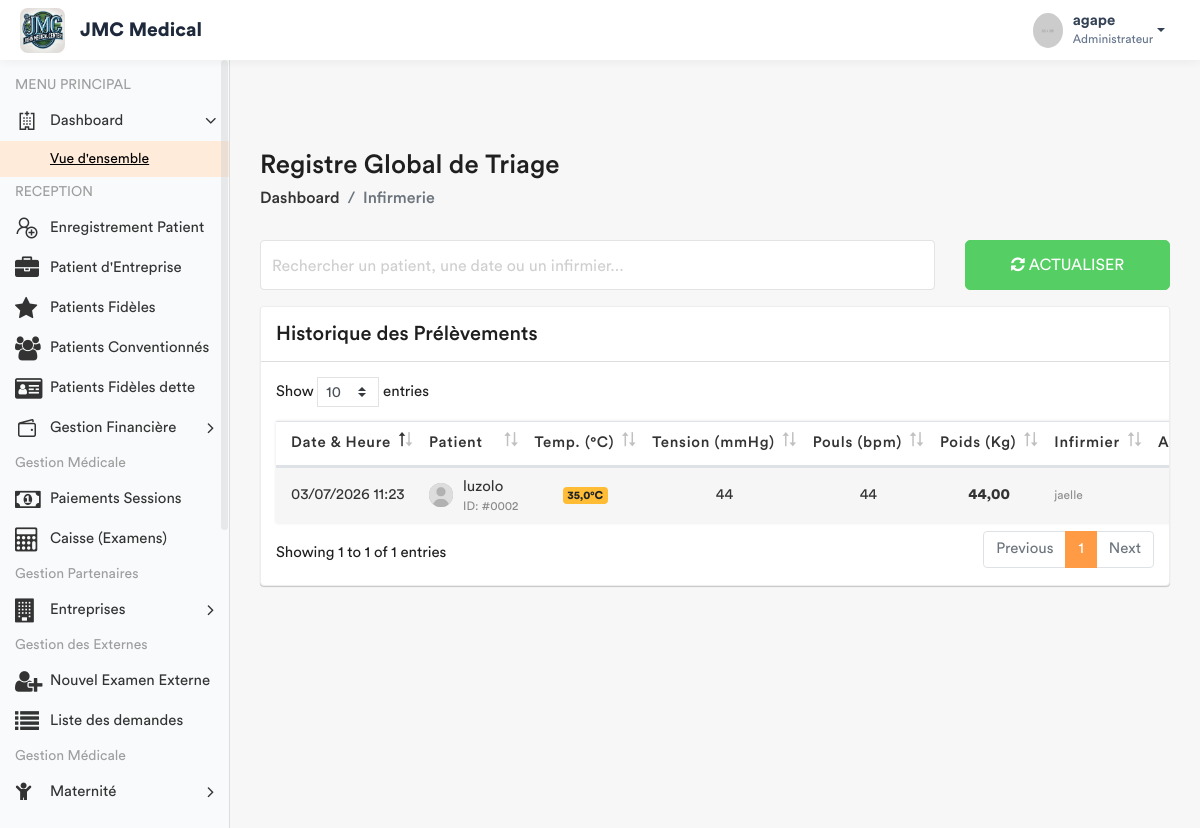
The page /infirmerie/registre-global/ (signed in) on the database as committed earlier.
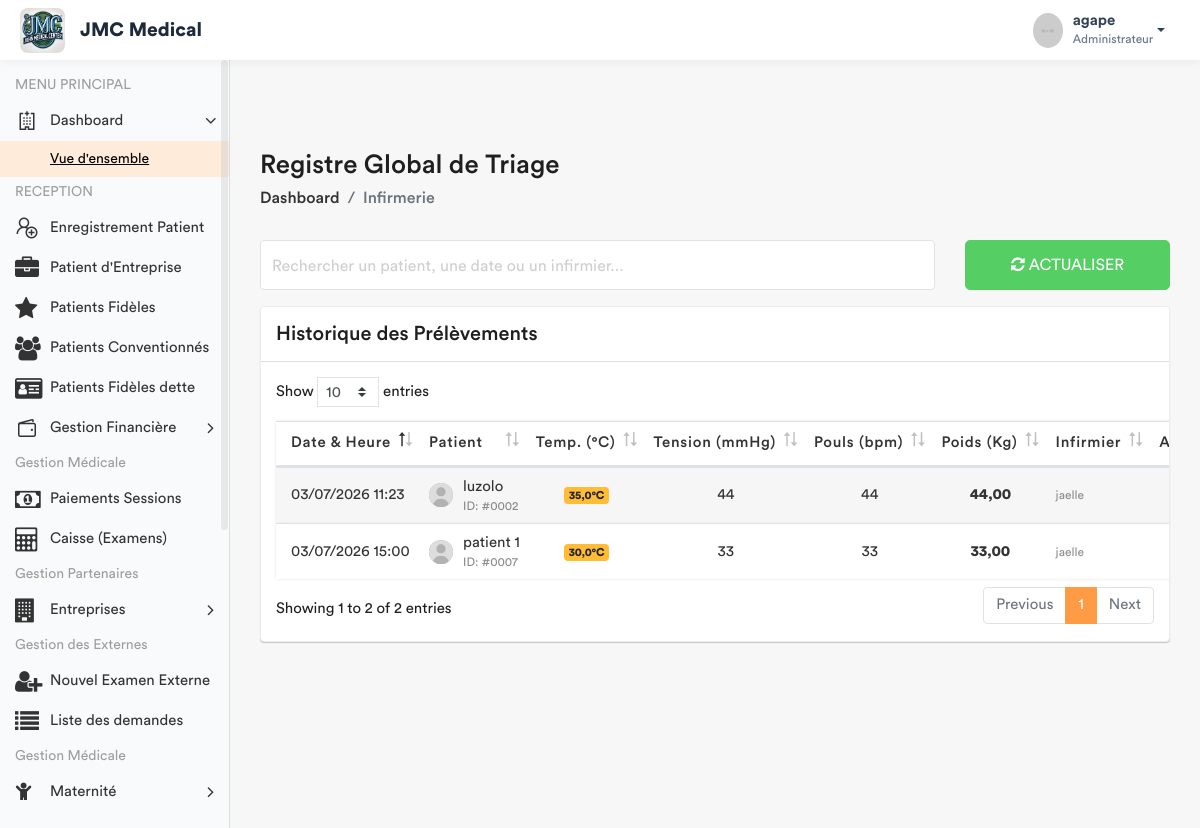
The same page on the database as committed later.
### app/models.py (models this page shows, shortened)
class SigneVital(models.Model):
    patient = models.ForeignKey(Patient, on_delete=models.CASCADE)
    temperature = models.DecimalField(max_digits=4, decimal_places=1)
    poids = models.DecimalField(max_digits=5, decimal_places=2)
    tension_arterielle = models.CharField(max_length=10)
    frequence_cardiaque = models.IntegerField()
    frequence_respiratoire = models.IntegerField(null=True, blank=True)
    saturation_oxygene = models.IntegerField(null=True, blank=True)
    date_prelevement = models.DateTimeField(default=timezone.now)
    infirmier = models.ForeignKey(User, on_delete=models.SET_NULL, null=True)
    est_consulte = models.BooleanField(default=False)
    session = models.ForeignKey(SessionSoins, on_delete=models.CASCADE, related_name='signes_vitaux', null=True)
    hopital = models.ForeignKey(Hopital , on_delete= models.SET_NULL , null = True)

class Patient(models.Model):
    TYPE_CHOICES = [
        ('SIMPLE', 'Patient Simple'),
        ('FIDELE', 'Patient Fidèle'),
        ('CONVENTIONNE', 'Patient Conventionné'),
    ]
    code_patient = models.CharField(max_length=20, unique=True, editable=False)
    noms = models.CharField(max_length=100)
    service = models.ForeignKey('Service', on_delete=models.PROTECT, related_name='patients', null=True)
    sexe = models.CharField(max_length=1, choices=[('M', 'Masculin'), ('F', 'Féminin')])
    age = models.CharField(max_length=30)
    adresse = models.TextField()
    telephone = models.CharField(max_length=20)
    hopital = models.ForeignKey(Hopital , on_delete=models.SET_NULL , related_name= 'patient_hopital', null = True)
    type_patient = models.CharField(max_length=15, choices=TYPE_CHOICES, default='SIMPLE')
    a_carte_fidelite = models.BooleanField(default=False, verbose_name="Possède carte de fidélité")
    entreprise = models.ForeignKey(
        'Entreprise',
        on_delete=models.SET_NULL,
        null=True,
        blank=True,
        related_name='patients',
        verbose_name="Entreprise (si conventionné)"
    )
    fiche_payee = models.BooleanField(default=False)
    created_by = models.ForeignKey(User, on_delete=models.SET_NULL, null=True, related_name='patients_crees')
    date_creation = models.DateTimeField(auto_now_add=True)
    date_modification = models.DateTimeField(auto_now=True)

### app/views.py (the view)
# urls.py: path('infirmerie/registre-global/', views.liste_globale_triage, name='liste_globale_triage'),
@login_required
def liste_globale_triage(request):
    historique_global = SigneVital.objects.select_related('patient', 'infirmier').all().order_by('-date_prelevement')
    role = Fonction.objects.filter(userKey=request.user).first()
    fonctionKey = role.fonctionKey.roleName if role else None
    context = {
        'fonctionKey': fonctionKey,
        'historique': historique_global,
    }
    return render(request, 'back-end/infirmerie/liste_globale_triage.html', context)

### app/templates/back-end/infirmerie/liste_globale_triage.html (shortened to what the changed rows need)
<!DOCTYPE html>
{% load static %}
<html lang="fr">
    <head>
        {% include 'back-end/includes/css.html' %}
    </head>
    <body>
        <div class="main-wrapper">
            <div class="page-wrapper">
                <div class="content container-fluid">
                    <div class="row">
                        <div class="col-md-12">
                            <div class="card card-table">
                                <div class="card-body">
                                    <div class="table-responsive" style="padding: 15px;">
                                        <table class="table table-striped table-nowrap custom-table mb-0 datatable" id="triageTable">
                                            <thead>
                                                <tr>
                                                    <th>Date & Heure</th>
                                                    <th>Patient</th>
                                                    <th class="text-center">Temp. (°C)</th>
                                                    <th class="text-center">Tension (mmHg)</th>
                                                    <th class="text-center">Pouls (bpm)</th>
                                                    <th class="text-center">Poids (Kg)</th>
                                                    <th>Infirmier</th>
                                                    <th class="text-right">Action</th>
                                                </tr>
                                            </thead>
                                            <tbody>
                                                {% for signe in historique %}
                                                <tr>
                                                    <td>{{ signe.date_prelevement|date:"d/m/Y H:i" }}</td>
                                                    <td>
                                                        <h2 class="table-avatar">
                                                            <a href="#" class="avatar avatar-xs"><img src="{% static 'back-end/assets/img/user.jpg' %}" alt=""></a>
                                                            <a href="#">{{ signe.patient.noms }} <span>ID: #{{ signe.patient.id|stringformat:"04d" }}</span></a>
                                                        </h2>
                                                    </td>
                                                    <td class="text-center">
                                                        <span class="badge {% if signe.temperature >= 38 %}badge-danger{% elif signe.temperature < 36 %}badge-warning{% else %}badge-success{% endif %}">
                                                            {{ signe.temperature }}°C
                                                        </span>
                                                    </td>
                                                    <td class="text-center">{{ signe.tension_arterielle|default:"--" }}</td>
                                                    <td class="text-center">{{ signe.frequence_cardiaque|default:"--" }}</td>
                                                    <td class="text-center"><strong>{{ signe.poids }}</strong></td>
                                                    <td><small class="text-muted">{{ signe.infirmier.get_full_name|default:signe.infirmier.username }}</small></td>
                                                    <td class="text-right">
                                                        <div class="dropdown dropdown-action">
                                                        </div>
                                                    </td>
                                                </tr>
                                                {% empty %}
                                                <tr>
                                                    <td colspan="8" class="text-center text-muted py-4">Aucun prélèvement enregistré.</td>
                                                </tr>
                                                {% endfor %}
                                            </tbody>
                                        </table>
                                    </div>
                                </div>
                            </div>
                        </div>
                    </div>
                </div>
            </div>
        </div>
    </body>
</html>

Rows that differ between the two databases and show on the page:
added SigneVital: date_prelevement "03/07/2026 15:00", patient.noms "patient 1", patient.id "0007", temperature "30,0", tension_arterielle "33", frequence_cardiaque "33", poids "33,00", infirmier.get_full_name "jaelle"
Other text that changed with them:
text written by a page script: "Show entries Showing 1 to 1 of 1 entries Previous 1 Next" → "Show entries Showing 1 to 2 of 2 entries Previous 1 Next"
